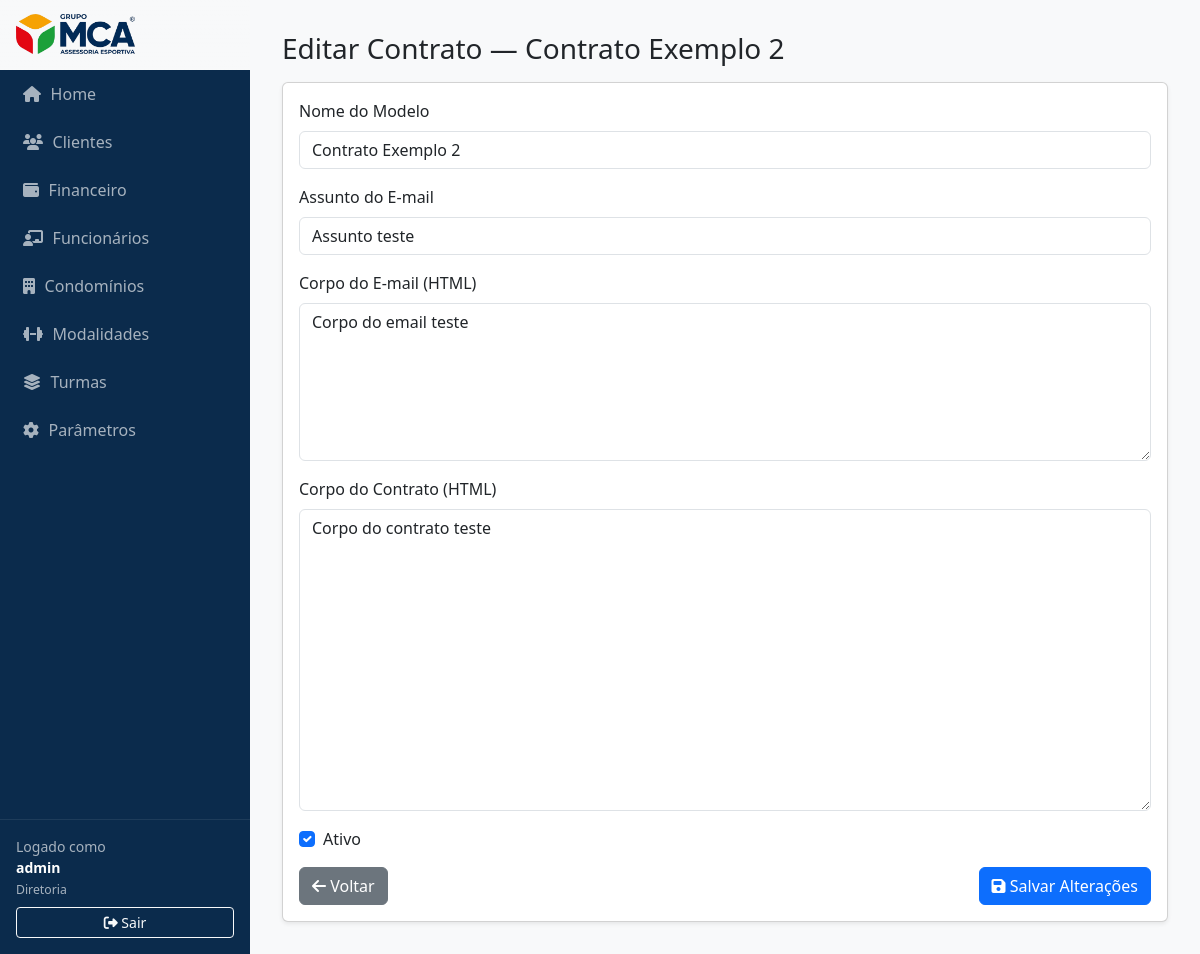
Page /parametros/2/editar/ (signed in) on the committed database.
### funcionarios/models.py (models this page shows, shortened)
class Funcionario(models.Model):
    user = models.OneToOneField(
        User, on_delete=models.CASCADE, related_name="funcionario",
        null=True, blank=True
    )
    cpf_cnpj = models.CharField("CPF/CNPJ", max_length=14, unique=True, validators=[DOC_VALIDATOR])
    nome = models.CharField("Nome", max_length=255)
    email = models.EmailField("E-mail", blank=True, validators=[EmailValidator()])
    telefone = models.CharField("Telefone", max_length=30, blank=True)
    rg = models.CharField("RG", max_length=20, blank=True)
    registro_cref = models.CharField("Registro CREF", max_length=30, blank=True)
    tam_uniforme = models.CharField("Tamanho do Uniforme", max_length=10, blank=True)
    data_nascimento = models.DateField("Data de Nascimento", null=True, blank=True)
    data_admissao = models.DateField("Data de Admissão", null=True, blank=True)
    class Cargo(models.TextChoices):
        ADMINISTRATIVO = "ADMIN", "Administrativo"
        FINANCEIRO = "FIN", "Financeiro"
        RH = "RH", "Recursos Humanos"
        PROFESSOR = "PROF", "Professor"    # ✅ alterado
        DIRETOR = "DIR", "Diretoria"
        OUTRO = "OUTRO", "Outro"
    cargo = models.CharField(
        "Cargo",
        max_length=20,
        choices=Cargo.choices,
        default=Cargo.OUTRO,
        db_index=True
    )
    class RegimeTrabalhista(models.TextChoices):
        CLT_HORISTA = "CLT_HORISTA", "CLT Horista"   # ✅ alterado
        CLT_NORMAL = "CLT_NORMAL", "CLT Normal"     # ✅ alterado
        ESTAGIARIO = "ESTAGIARIO", "Estagiário"
        PJ = "PJ", "Pessoa Jurídica"
        OUTRO = "OUTRO", "Outro"
    regime_trabalhista = models.CharField(
        "Regime Trabalhista",
        max_length=20,
        choices=RegimeTrabalhista.choices,
        default=RegimeTrabalhista.OUTRO,
        db_index=True,
    )
    ativo = models.BooleanField(default=True)
    created_at = models.DateTimeField("Criado em", auto_now_add=True)
    updated_at = models.DateTimeField("Atualizado em", auto_now=True)
    class Meta:
        ordering = ["nome", "id"]
        indexes = [
            models.Index(fields=["nome"]),
            models.Index(fields=["ativo"]),
            models.Index(fields=["cargo"]),
        ]
        verbose_name = "Funcionário"
        verbose_name_plural = "Funcionários"

### parametros/models.py (models this page shows, shortened)
class ParametroContrato(models.Model):
    nome = models.CharField("Nome do Modelo", max_length=100, unique=True)
    assunto_email = models.CharField("Assunto do e-mail", max_length=200)
    corpo_email = models.TextField(
        "Corpo do e-mail",
        help_text="Você pode usar variáveis como {{ cliente.nome_razao }} e {{ cliente.cpf_cnpj }}."
    )
    corpo_contrato = models.TextField(
        "Template do contrato (HTML)",
        help_text="Use HTML básico e variáveis Jinja como {{ cliente.nome_razao }}."
    )
    ativo = models.BooleanField(default=True)
    updated_at = models.DateTimeField(auto_now=True)

### parametros/views.py (the view)
# urls.py: path("<int:pk>/editar/", views.editar_contrato, name="editar_contrato"),
@login_required
@user_passes_test(is_diretor_ou_admin)
def editar_contrato(request, pk):
    contrato = get_object_or_404(ParametroContrato, pk=pk)
    form = ParametroContratoForm(instance=contrato)
    if request.method == "POST":
        form = ParametroContratoForm(request.POST, instance=contrato)
        if form.is_valid():
            form.save()
            messages.success(request, "Contrato atualizado com sucesso.")
            return redirect("parametros:listar_contratos")
    return render(request, "parametros/editar_contrato.html", {"form": form, "contrato": contrato})

### parametros/forms.py
class ParametroContratoForm(forms.ModelForm):
    class Meta:
        model = ParametroContrato
        fields = ["nome", "assunto_email", "corpo_email", "corpo_contrato", "ativo"]
        widgets = {
            "corpo_email": forms.Textarea(attrs={"rows": 6, "class": "form-control"}),
            "corpo_contrato": forms.Textarea(attrs={"rows": 12, "class": "form-control"}),
            "nome": forms.TextInput(attrs={"class": "form-control"}),
            "assunto_email": forms.TextInput(attrs={"class": "form-control"}),
            "ativo": forms.CheckboxInput(attrs={"class": "form-check-input"}),
        }

### parametros/views.py (called while the page is built)
def is_diretor_ou_admin(user):
    return hasattr(user, "funcionario") and user.funcionario.cargo in ["DIR", "ADMIN"]

### templates/parametros/editar_contrato.html (shortened to what this page needs)
{% extends "base.html" %}
{% block content %}
<h3 class="mb-3">
  {% if contrato %}Editar Contrato — {{ contrato.nome }}{% else %}Novo Contrato{% endif %}
</h3>
<form method="post" class="card card-body shadow-sm">
  <div class="mb-3">
    <label class="form-label">Nome do Modelo</label>
    {{ form.nome }}
  </div>
  <div class="mb-3">
    <label class="form-label">Assunto do E-mail</label>
    {{ form.assunto_email }}
  </div>
  <div class="mb-3">
    <label class="form-label">Corpo do E-mail (HTML)</label>
    {{ form.corpo_email }}
  </div>
  <div class="mb-3">
    <label class="form-label">Corpo do Contrato (HTML)</label>
    {{ form.corpo_contrato }}
  </div>
  <div class="form-check mb-3">
    {{ form.ativo }} <label class="form-check-label">Ativo</label>
  </div>
  <div class="d-flex justify-content-between">
    <a href="{% url 'parametros:listar_contratos' %}" class="btn btn-secondary">
      <i class="fa-solid fa-arrow-left"></i> Voltar
    </a>
    <button type="submit" class="btn btn-primary">
      <i class="fa-solid fa-save"></i> {% if contrato %}Salvar Alterações{% else %}Criar Contrato{% endif %}
    </button>
  </div>
</form>
{% endblock %}

### templates/base.html (shortened to what this page needs)
{% load static %}
<!DOCTYPE html>
<html lang="pt-br">
<head>
  <link rel="stylesheet" href="https://cdn.jsdelivr.net/npm/bootstrap@5.3.3/dist/css/bootstrap.min.css">
  <link rel="stylesheet" href="https://cdnjs.cloudflare.com/ajax/libs/font-awesome/6.5.0/css/all.min.css">
</head>
<body>
  <aside class="sidebar">
    <a href="{% url 'home' %}" class="brand logoplace">
      <img src="{% static 'img/logo.png' %}" alt="Logo" class="logo" onerror="this.style.display='none';">
    </a>
    {% if request.user.is_authenticated %}
      {% with funcionario=request.user.funcionario %}
        {% if funcionario.cargo == "ADMIN" or funcionario.cargo == "DIR" %}
          <a href="{% url 'home' %}" class="navlink"><i class="fa-solid fa-house"></i> Home</a>
          <a href="{% url 'clientes:list' %}" class="navlink"><i class="fa-solid fa-users"></i> Clientes</a>
          <a href="{% url 'financeiro:list' %}" class="navlink"><i class="fa-solid fa-wallet"></i> Financeiro</a>
          <a href="{% url 'funcionarios:list' %}" class="navlink"><i class="fa-solid fa-chalkboard-user"></i> Funcionários</a>
          <a href="{% url 'condominios:list' %}" class="navlink"><i class="fa-solid fa-building"></i> Condomínios</a>
          <a href="{% url 'modalidades:list' %}" class="navlink"><i class="fa-solid fa-dumbbell"></i> Modalidades</a>
          <a href="{% url 'turmas:list' %}" class="navlink"><i class="fa-solid fa-layer-group"></i> Turmas</a>
          <a href="{% url 'parametros:listar_contratos' %}" class="navlink"><i class="fa-solid fa-cog"></i> Parâmetros</a>
        {% elif funcionario.cargo == "PROF" %}
          <a href="{% url 'turmas:list' %}" class="navlink"><i class="fa-solid fa-layer-group"></i> Minhas Turmas</a>
        {% elif funcionario.cargo == "FIN" %}
          <a href="{% url 'home' %}" class="navlink"><i class="fa-solid fa-house"></i> Home</a>
          <a href="{% url 'financeiro:list' %}" class="navlink"><i class="fa-solid fa-wallet"></i> Financeiro</a>
        {% elif funcionario.cargo == "RH" %}
          <a href="{% url 'home' %}" class="navlink"><i class="fa-solid fa-house"></i> Home</a>
          <a href="{% url 'funcionarios:list' %}" class="navlink"><i class="fa-solid fa-chalkboard-user"></i> Funcionários</a>
        {% else %}
          <a href="{% url 'home' %}" class="navlink"><i class="fa-solid fa-house"></i> Home</a>
        {% endif %}
      {% endwith %}
    {% endif %}
    {% if request.user.is_authenticated %}
    <div class="authbox">
      <div class="small mb-2">
        Logado como<br>
        <strong style="color:#fff">{{ request.user.get_full_name|default:request.user.username }}</strong><br>
        <small>{{ request.user.funcionario.get_cargo_display }}</small>
      </div>
      <form method="post" action="{% url 'logout' %}">
        <button class="btn btn-sm btn-outline-light w-100">
          <i class="fa-solid fa-right-from-bracket"></i> Sair
        </button>
      </form>
    </div>
    {% endif %}
  </aside>
  <main class="content">
    {% block content %}{% endblock %}
  </main>
</body>
</html>

### templates/base.html (style rules this page uses)
:root { --brand-navy: #0B2B4C; --brand-navy-600: #103A68; --ink-80: rgba(255, 255, 255, .88); --ink-60: rgba(255, 255, 255, .64); }
body { min-height: 100vh; display: flex; flex-direction: row; background-color: #f8f9fa; }
.sidebar { width: 250px; background-color: var(--brand-navy); color: var(--ink-80); display: flex; flex-direction: column; padding: 0; position: fixed; top: 0; bottom: 0; left: 0; }
.brand { display: flex; align-items: center; gap: .6rem; padding: .9rem 1rem; text-decoration: none; background: linear-gradient(180deg, rgba(255,255,255,.06), rgba(0,0,0,0)); border-bottom: 1px solid rgba(255,255,255,.08); }
.brand .logo { height: 40px; width: auto; object-fit: contain; display: block; }
.sidebar a.navlink { color: var(--ink-60); padding: 12px 20px; text-decoration: none; display: flex; align-items: center; gap: .6rem; transition: background .15s ease, color .15s ease, padding-left .15s ease; border-left: 3px solid transparent; }
.content { margin-left: 250px; padding: 2rem; flex: 1; }
.sidebar .authbox { margin-top: auto; padding: 1rem; border-top: 1px solid rgba(255,255,255,.08); }
.sidebar .authbox .small { color: var(--ink-60); }
.logoplace { background-color: #F8F9FA; }

### rows in the picture
ParametroContrato: nome "Contrato Exemplo 2", assunto_email "Assunto teste", corpo_email "Corpo do email teste", corpo_contrato "Corpo do contrato teste", ativo "☑"

### other values in the picture
{{ request.user.get_full_name|default:request.user.username }} "admin"
{{ request.user.funcionario.get_cargo_display }} "Diretoria"
